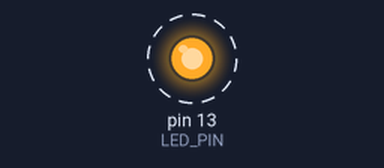
The sketch below on a simulated Arduino Uno, built with avr-gcc and run on an emulated ATmega328P. Shown: output pins drawn as LEDs (lit = HIGH). Dashed ring = blinking.

Above: at 0.02 s.
Timing chart, 0 to 3.0 s (numbered marks = the images above):
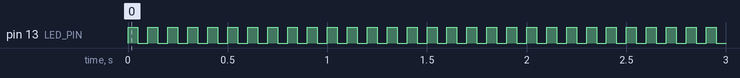

Measured:
- by itself, pin 13 (LED_PIN): alternates HIGH for 0.05 s and LOW for 0.05 s

The sketch:

teensy_blink.ino
```cpp
// (licence header left out)
/***********************************************************************************************************************
* @FILE teensy_blink.ino
* @BRIEF An example Arduino sketch that blinks the onboard LED on the Teensy 3.1/3.2 microcontroller.
* @AUTHOR Christopher D. McMurrough
**********************************************************************************************************************/

// define GPIO pins
const int LED_PIN = 13;
const int LED_ON = HIGH;
const int LED_OFF = LOW;


/***********************************************************************************************************************
* @BRIEF perform initial setup of the microcontroller
* @AUTHOR Christoper D. McMurrough
**********************************************************************************************************************/
void setup()
{
    // initialize the IO pins
    pinMode(LED_PIN, OUTPUT);
}

/***********************************************************************************************************************
* @BRIEF main program loop
* @AUTHOR Christoper D. McMurrough
**********************************************************************************************************************/
void loop()
{
    // turn the LED on and off
    digitalWrite(LED_PIN, LED_ON);
    delay(50);
    digitalWrite(LED_PIN, LED_OFF);
    delay(50);

    // Delete above lines and add the SOS code here
}
```
